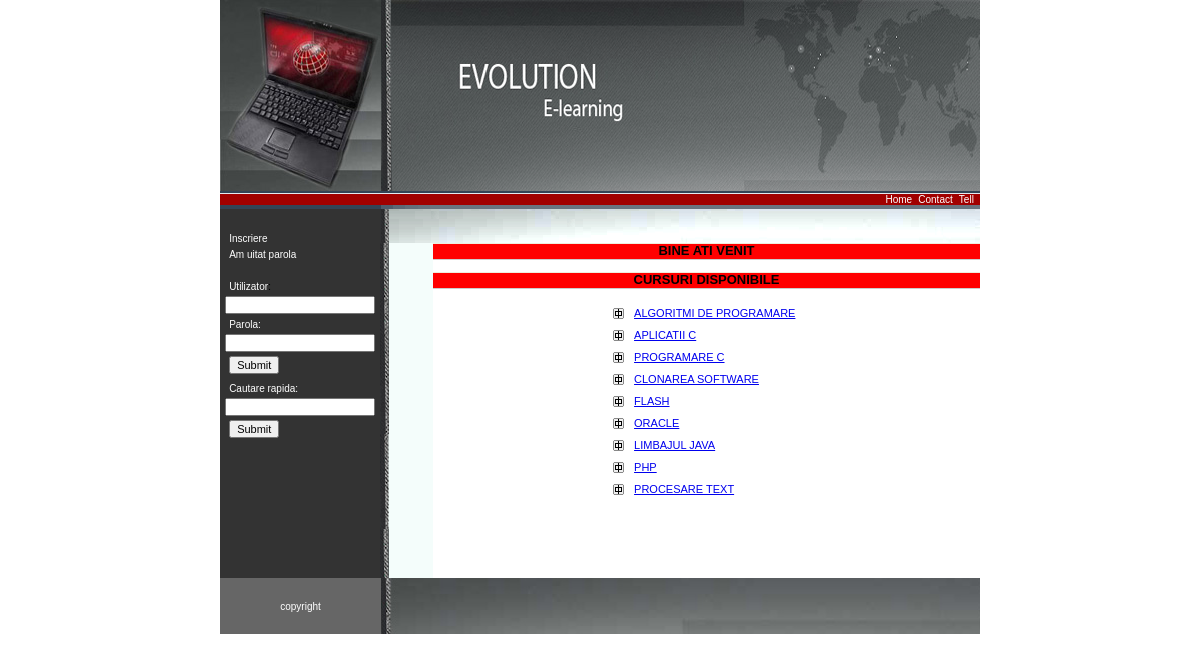
The page /site/index.php on the database its author committed.
### tables this page shows
CREATE TABLE `cursuri` (
  `idcurs` int(11) NOT NULL auto_increment,
  `id_user` char(255) default NULL,
  `iuser` char(255) default NULL,
  `denumire` char(255) default NULL,
  `descriere` char(255) default NULL,
  `ore_alocate` char(255) default NULL,
  `data_test` char(255) default NULL,
  `date1` char(255) default NULL,
  `link` char(255) default NULL,
  PRIMARY KEY  (`idcurs`)
);

### site/index.php (called while the page is built, shortened)
<? session_start();
include_once("header.php");
include_once("menu.php");
include_once("index_main.php");
include_once("footer.php");
?>

### site/index_main.php (the view, shortened to what this page needs)
<TR>
		<TD COLSPAN=2 background ="images/207_13.gif" WIDTH=1 HEIGHT=335 ALT="">
			</TD>
		<TD COLSPAN=5 align="center" valign="top" class="smallheader">
		<h2>Bine ati venit</h2>
		<br />
			<h2>Cursuri disponibile</h2>
			<br />
		<table class='mtable' width="200" cellpadding="4" cellspacing="2" >
		<?
		   $query = "SELECT * FROM cursuri ORDER by date1 LIMIT 0,9";
		   $result=mysql_query($query);
		   while($row=mysql_fetch_array($result))
		   {
		     print"<tr >";
			 print "<td ><a href='cursuri.php'><img src='images/menup.gif' border='0'></a></td>";
		     print "<td ><a href='cursuri.php'>".$row['denumire']."</a></td>";
			 print"</tr>";
		   }
		?>
		</table>
  <br />
  </TD>
	</TR>

### site/css/main_stylesnew.css (style rules this page uses)
TABLE { FONT-SIZE: 11px; COLOR: #000000; FONT-FAMILY: Verdana, Arial, Helvetica, sans-serif }
TD { FONT-SIZE: 11px; COLOR: #000000; FONT-FAMILY: Verdana, Arial, Helvetica, sans-serif }
TR { FONT-SIZE: 11px; COLOR: #000000; FONT-FAMILY: Verdana, Arial, Helvetica, sans-serif }
BODY { FONT-SIZE: 11px; COLOR: #000000; FONT-FAMILY: Verdana, Arial, Helvetica, sans-serif }
BODY { BACKGROUND-COLOR: white }
H2 { PADDING-RIGHT: 4px; BORDER-TOP: #eed 1px solid; PADDING-LEFT: 4px; FONT-SIZE: 13px; BACKGROUND: #ff0000; PADDING-BOTTOM: 2px; MARGIN: 0px; COLOR: #000000; PADDING-TOP: 1px; BORDER-BOTTOM: #ccc 1px solid }
.smallheader { FONT-WEIGHT: bold; FONT-SIZE: 10px; MARGIN-BOTTOM: 0px; PADDING-BOTTOM: 0px; TEXT-TRANSFORM: uppercase; COLOR: #475F78; LINE-HEIGHT: 120% }
.mtable { BORDER-RIGHT: #ed7c6a 0px solid; BORDER-TOP: #ed7c6a 0px solid; BORDER-LEFT: #ed7c6a 0px solid; BORDER-BOTTOM: #ed7c6a 0px solid; BACKGROUND-COLOR: #ffffff }

### rows shown on the page
cursuri: denumire "ALGORITMI DE PROGRAMARE"
cursuri: denumire "APLICATII C"
cursuri: denumire "PROGRAMARE C"
cursuri: denumire "CLONAREA SOFTWARE"
cursuri: denumire "FLASH"
cursuri: denumire "ORACLE"
cursuri: denumire "LIMBAJUL JAVA"
cursuri: denumire "PHP"
cursuri: denumire "PROCESARE TEXT"
